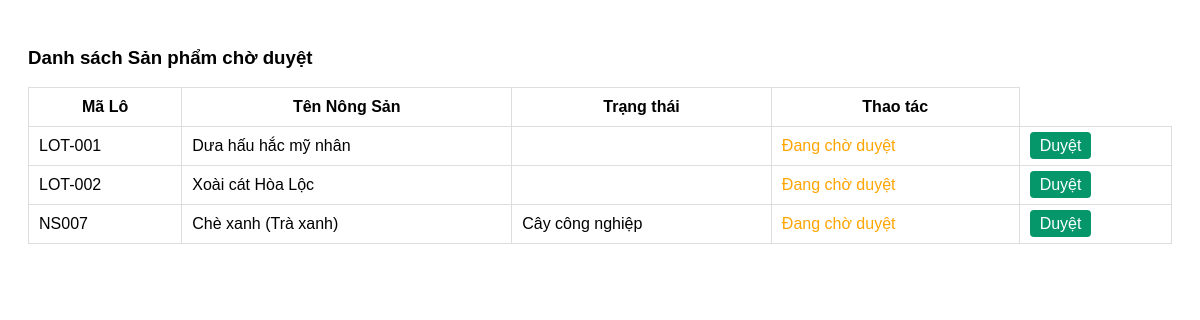
/admin.php (signed in), run on an earlier commit of the app's database.
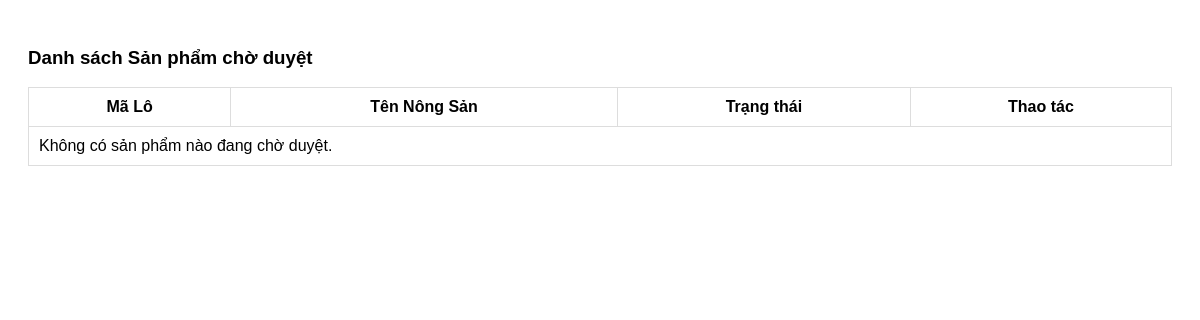
And on a later commit of the database.
### tables this page shows
CREATE TABLE `sanpham` (
  `id` varchar(50) NOT NULL,
  `ten_nongsan` varchar(255) NOT NULL,
  `ten_nongdan` varchar(255) NOT NULL,
  `ngay_thuhoach` date NOT NULL,
  `trang_thai` varchar(100) DEFAULT 'Vừa thu hoạch',
  `trang_thai_duyet` varchar(20) DEFAULT 'cho_duyet',
  `phan_loai` varchar(50) DEFAULT NULL
);

### admin.php (the view, shortened to what this page needs)
<?php
require 'db.php';
?>
<!DOCTYPE html>
<html lang="vi">
<head>
</head>
<body>
    <div class="container">
        <h3>Danh sách Sản phẩm chờ duyệt</h3>
        <table>
            <tr><th>Mã Lô</th><th>Tên Nông Sản</th><th>Trạng thái</th><th>Thao tác</th></tr>
            <?php
            $stmt = $pdo->query("SELECT * FROM sanpham WHERE trang_thai_duyet = 'cho_duyet'");
            $prods = $stmt->fetchAll();
            if ($prods && count($prods) > 0) {
                foreach($prods as $p) {
                    echo "<tr>
                            <td>" . htmlspecialchars($p['id'] ?? '') . "</td>
                            <td>" . htmlspecialchars($p['ten_nongsan'] ?? '') . "</td>
                            <td>" . htmlspecialchars($p['phan_loai'] ?? '') . "</td> <td><span style='color:orange;'>Đang chờ duyệt</span></td>
                            <td><a href='adminduyet.php?id=" . urlencode($p['id']) . "' class='btn-duyet'>Duyệt</a></td>
                          </tr>";
                }
            } else {
                echo "<tr><td colspan='4'>Không có sản phẩm nào đang chờ duyệt.</td></tr>";
            }
            ?>
        </table>
    </div>
</body>
</html>

What changed in the data, as far as the page shows it:
no longer on this page (row edited): sanpham: id "LOT-001", ten_nongsan "Dưa hấu hắc mỹ nhân"
no longer on this page (row edited): sanpham: id "LOT-002", ten_nongsan "Xoài cát Hòa Lộc"
no longer on this page (row edited): sanpham: id "NS007", ten_nongsan "Chè xanh (Trà xanh)", phan_loai "Cây công nghiệp"
Also different on the page:
text now shown: "Không có sản phẩm nào đang chờ duyệt."
